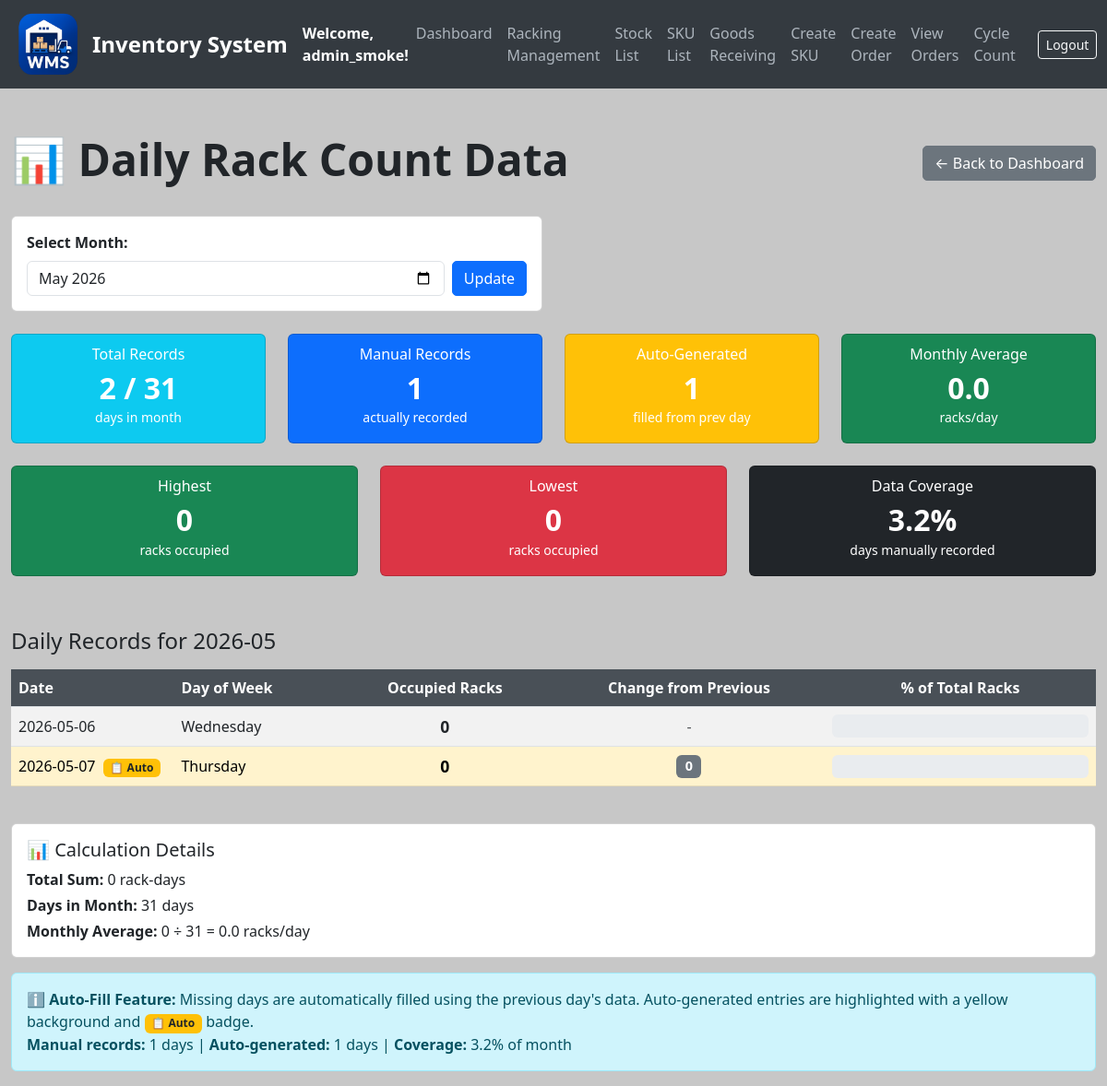
The app's page /daily-rack-count (signed in) with its own data.
### models.py (models this page shows, shortened)
class User(UserMixin, db.Model):
    __tablename__ = 'users'
    id = db.Column(db.Integer, primary_key=True)
    username = db.Column(db.String(80), unique=True, nullable=False)
    email = db.Column(db.String(120), unique=True, nullable=False)
    password = db.Column(db.String(200), nullable=False)
    date_created = db.Column(db.DateTime, default=get_local_time)
    last_login = db.Column(db.DateTime, nullable=True)
    is_active = db.Column(db.Boolean, default=True)
    is_approved = db.Column(db.Boolean, default=False)
    is_admin = db.Column(db.Boolean, default=False)
    plan = db.Column(db.String(20), default='basic')
    can_create_racking = db.Column(db.Boolean, default=False)
    can_create_stock = db.Column(db.Boolean, default=False)
    can_create_order = db.Column(db.Boolean, default=False)
    can_transfer_stock = db.Column(db.Boolean, default=False)
    can_transfer_batch = db.Column(db.Boolean, default=False)
    can_mass_transfer = db.Column(db.Boolean, default=False)
    can_bulk_transfer = db.Column(db.Boolean, default=False)
    can_add_sku = db.Column(db.Boolean, default=False)
    can_view_orders = db.Column(db.Boolean, default=False)  # ← new
    can_cycle_count = db.Column(db.Boolean, default=False)  # ← new

class DailyRackCount(db.Model):
    id = db.Column(db.Integer, primary_key=True)
    date = db.Column(db.Date, unique=True, nullable=False, default=date.today)
    occupied_racks = db.Column(db.Integer, nullable=False)

### app.py (the view, shortened to what this page needs)
@app.route('/daily-rack-count')
@premium_required
@login_required
def daily_rack_count():
    from datetime import timedelta
    import pytz
    selected_month_str = request.args.get('month', default=None)
    if selected_month_str:
        try:
            selected_month = datetime.strptime(selected_month_str, '%Y-%m')
        except ValueError:
            selected_month = datetime.now()
    else:
        selected_month = datetime.now()
    days_in_month = monthrange(selected_month.year, selected_month.month)[1]
    today = datetime.now(pytz.timezone('Asia/Kuala_Lumpur')).date()
    daily_rack_counts = (
        db.session.query(DailyRackCount)
        .filter(extract('month', DailyRackCount.date) == selected_month.month)
        .filter(extract('year', DailyRackCount.date) == selected_month.year)
        .order_by(DailyRackCount.date.asc())  # Oldest first
        .all()
    )
    existing_data = {}
    for record in daily_rack_counts:
        existing_data[record.date] = {
            'date': record.date,
            'occupied_racks': record.occupied_racks,
            'is_auto_generated': False
        }
    complete_records = []
    first_day = datetime(selected_month.year, selected_month.month, 1).date()
    last_day = datetime(selected_month.year, selected_month.month, days_in_month).date()
    if last_day > today:
        last_day = today
    current_date = first_day
    previous_value = None  # Track the previous day's value for auto-fill
    while current_date <= last_day:
        if current_date in existing_data:
            complete_records.append(existing_data[current_date])
            previous_value = existing_data[current_date]['occupied_racks']
        else:
            if previous_value is not None:
                complete_records.append({
                    'date': current_date,
                    'occupied_racks': previous_value,
                    'is_auto_generated': True
                })
        current_date += timedelta(days=1)
    if complete_records:
        max_occupied = max(r['occupied_racks'] for r in complete_records)
        min_occupied = min(r['occupied_racks'] for r in complete_records)
        total_records = len(complete_records)
        manual_records = sum(1 for r in complete_records if not r['is_auto_generated'])
        auto_records = sum(1 for r in complete_records if r['is_auto_generated'])
        total_occupied = sum(r['occupied_racks'] for r in complete_records)
        monthly_average = total_occupied / days_in_month if days_in_month else 0
    total_racks = Racking.query.count()
    return render_template(
        'daily_rack_count.html',
        daily_rack_counts=complete_records,  # Complete list with auto-filled days (up to today)
        selected_month=selected_month_str or selected_month.strftime('%Y-%m'),
        max_occupied=max_occupied,
        min_occupied=min_occupied,
        total_daily_records=total_records,
        manual_records=manual_records,  # Count of manual records
        auto_records=auto_records,  # Count of auto-generated records
        days_in_month=days_in_month,
        monthly_average=monthly_average,
        total_occupied=total_occupied,
        total_racks=total_racks
    )

### app.py (called while the page is built)
def premium_required(f):
    @wraps(f)
    def decorated_function(*args, **kwargs):
        if not current_user.is_authenticated:
            return redirect(url_for('login'))
        if current_user.is_admin:
            return f(*args, **kwargs)
        if current_user.plan != 'premium':
            flash('This feature requires a Premium plan.', 'warning')
            return redirect(url_for('dashboard'))
        return f(*args, **kwargs)
    return decorated_function

@login_manager.user_loader
def load_user(user_id):
    return db.session.get(User, int(user_id))

### templates/daily_rack_count.html (shortened to what this page needs)
{% extends "base.html" %}
{% block content %}
<div class="container mt-5">
    <div class="d-flex justify-content-between align-items-center mb-4">
        <h1>📊 Daily Rack Count Data</h1>
        <a href="/dashboard" class="btn btn-secondary">← Back to Dashboard</a>
    </div>
    <div class="row mb-4">
        <div class="col-md-6">
            <form method="GET" action="/daily-rack-count">
                <div class="card">
                    <div class="card-body">
                        <label for="month" class="form-label"><strong>Select Month:</strong></label>
                        <div class="d-flex gap-2">
                            <input type="month" id="month" name="month" class="form-control" value="{{ selected_month }}">
                            <button type="submit" class="btn btn-primary">Update</button>
                        </div>
                    </div>
                </div>
            </form>
        </div>
    </div>
    <div class="row mb-4">
        <div class="col-md-3">
            <div class="card text-white bg-info stat-card">
                <div class="card-body text-center">
                    <h6 class="card-subtitle mb-2">Total Records</h6>
                    <h2 class="card-title mb-0">{{ total_daily_records }} / {{ days_in_month }}</h2>
                    <small>days in month</small>
                </div>
            </div>
        </div>
        <div class="col-md-3">
            <div class="card text-white bg-primary stat-card">
                <div class="card-body text-center">
                    <h6 class="card-subtitle mb-2">Manual Records</h6>
                    <h2 class="card-title mb-0">{{ manual_records }}</h2>
                    <small>actually recorded</small>
                </div>
            </div>
        </div>
        <div class="col-md-3">
            <div class="card text-white bg-warning stat-card">
                <div class="card-body text-center">
                    <h6 class="card-subtitle mb-2">Auto-Generated</h6>
                    <h2 class="card-title mb-0">{{ auto_records }}</h2>
                    <small>filled from prev day</small>
                </div>
            </div>
        </div>
        <div class="col-md-3">
            <div class="card text-white bg-success stat-card">
                <div class="card-body text-center">
                    <h6 class="card-subtitle mb-2">Monthly Average</h6>
                    <h2 class="card-title mb-0">{{ monthly_average|round(2) }}</h2>
                    <small>racks/day</small>
                </div>
            </div>
        </div>
    </div>
    <div class="row mb-4">
        <div class="col-md-4">
            <div class="card text-white bg-success stat-card">
                <div class="card-body text-center">
                    <h6 class="card-subtitle mb-2">Highest</h6>
                    <h2 class="card-title mb-0">{{ max_occupied }}</h2>
                    <small>racks occupied</small>
                </div>
            </div>
        </div>
        <div class="col-md-4">
            <div class="card text-white bg-danger stat-card">
                <div class="card-body text-center">
                    <h6 class="card-subtitle mb-2">Lowest</h6>
                    <h2 class="card-title mb-0">{{ min_occupied }}</h2>
                    <small>racks occupied</small>
                </div>
            </div>
        </div>
        <div class="col-md-4">
            <div class="card text-white bg-dark stat-card">
                <div class="card-body text-center">
                    <h6 class="card-subtitle mb-2">Data Coverage</h6>
                    <h2 class="card-title mb-0">{{ ((manual_records / days_in_month) * 100)|round(1) }}%</h2>
                    <small>days manually recorded</small>
                </div>
            </div>
        </div>
    </div>
    <div class="table-responsive">
        <h4 class="mb-3">Daily Records for {{ selected_month }}</h4>
        <table class="table table-striped align-middle">
            <thead>
                <tr>
                    <th style="width: 15%;">Date</th>
                    <th style="width: 15%;">Day of Week</th>
                    <th style="width: 20%;" class="text-center">Occupied Racks</th>
                    <th style="width: 25%;" class="text-center">Change from Previous</th>
                    <th style="width: 25%;" class="text-center">% of Total Racks</th>
                </tr>
            </thead>
            <tbody>
                {% if daily_rack_counts %}
                    {% set prev_count = namespace(value=None) %}
                    {% for record in daily_rack_counts %}
                    <tr {% if record.is_auto_generated %}class="table-warning"{% endif %}>
                        <td>
                            {{ record.date.strftime('%Y-%m-%d') }}
                            {% if record.is_auto_generated %}
                                <span class="badge bg-warning text-dark ms-1" title="Auto-generated from previous day">📋 Auto</span>
                            {% endif %}
                        </td>
                        <td>{{ record.date.strftime('%A') }}</td>
                        <td class="text-center">
                            <strong style="font-size: 1.1rem;">{{ record.occupied_racks }}</strong>
                        </td>
                        <td class="text-center">
                            {% if prev_count.value is not none %}
                                {% set change = record.occupied_racks - prev_count.value %}
                                {% if change > 0 %}
                                    <span class="badge bg-success" style="font-size: 0.9rem;">+{{ change }}</span>
                                {% elif change < 0 %}
                                    <span class="badge bg-danger" style="font-size: 0.9rem;">{{ change }}</span>
                                {% else %}
                                    <span class="badge bg-secondary" style="font-size: 0.9rem;">0</span>
                                {% endif %}
                            {% else %}
                                <span class="text-muted">-</span>
                            {% endif %}
                            {% set prev_count.value = record.occupied_racks %}
                        </td>
                        <td class="text-center">
                            {% if total_racks > 0 %}
                                {% set percentage = (record.occupied_racks / total_racks) * 100 %}
                                <div class="progress" style="height: 25px;">
                                </div>
                            {% else %}
                                <span class="text-muted">N/A</span>
                            {% endif %}
                        </td>
                    </tr>
                    {% endfor %}
                {% endif %}
            </tbody>
        </table>
    </div>
    {% if daily_rack_counts %}
    <div class="card mt-4">
        <div class="card-body">
            <h5 class="card-title">📊 Calculation Details</h5>
            <p class="mb-1"><strong>Total Sum:</strong> {{ total_occupied }} rack-days</p>
            <p class="mb-1"><strong>Days in Month:</strong> {{ days_in_month }} days</p>
            <p class="mb-0"><strong>Monthly Average:</strong> {{ total_occupied }} ÷ {{ days_in_month }} = {{ monthly_average|round(2) }} racks/day</p>
        </div>
    </div>
    {% endif %}
    {% if auto_records > 0 %}
    <div class="alert alert-info mt-3">
        <strong>ℹ️ Auto-Fill Feature:</strong> Missing days are automatically filled using the previous day's data.
        Auto-generated entries are highlighted with a yellow background and <span class="badge bg-warning text-dark">📋 Auto</span> badge.
        <br>
        <strong>Manual records:</strong> {{ manual_records }} days |
        <strong>Auto-generated:</strong> {{ auto_records }} days |
        <strong>Coverage:</strong> {{ ((manual_records / days_in_month) * 100)|round(1) }}% of month
    </div>
    {% endif %}
</div>
{% endblock %}

### templates/base.html (shortened to what this page needs)
<!DOCTYPE html>
<html lang="en">
<head>
    <link href="https://cdn.jsdelivr.net/npm/bootstrap@5.3.0/dist/css/bootstrap.min.css" rel="stylesheet">
</head>
<body>
<nav class="navbar navbar-expand-lg navbar-dark">
    <div class="container-fluid">
        <img src="{{ url_for('static', filename='logo_.png') }}" alt="Logo" width="80" height="80" class="me-2">
        <a class="navbar-brand" href="/">Inventory System</a>
        <strong class="text-white">Welcome, {{ current_user.username }}!</strong>
        <div class="collapse navbar-collapse" id="navbarNav">
            <ul class="navbar-nav ms-auto">
                <li class="nav-item"><a class="nav-link" href="/dashboard">Dashboard</a></li>
                {% if current_user.is_admin or current_user.can_create_racking %}
                <li class="nav-item"><a class="nav-link" href="/create_racking">Racking Management</a></li>
                {% endif %}
                <li class="nav-item"><a class="nav-link" href="/stocks">Stock List</a></li>
                <li class="nav-item"><a class="nav-link" href="/sku-list">SKU List</a></li>
                {% if current_user.is_admin or current_user.can_create_stock %}
                <li class="nav-item"><a class="nav-link" href="/create-stock">Goods Receiving</a></li>
                {% endif %}
                {% if current_user.is_admin or current_user.can_add_sku %}
                <li class="nav-item"><a class="nav-link" href="/add-sku">Create SKU</a></li>
                {% endif %}
                {% if current_user.is_admin or current_user.can_create_order %}
                <li class="nav-item"><a class="nav-link" href="/create-order">Create Order</a></li>
                {% endif %}
                {% if current_user.is_admin or current_user.can_view_orders %}
                <li class="nav-item"><a class="nav-link" href="/orders">View Orders</a></li>
                {% endif %}
                {% if current_user.is_admin or current_user.can_cycle_count %}
                <li class="nav-item"><a class="nav-link" href="/cycle-count">Cycle Count</a></li>
                {% endif %}
            </ul>
            <form class="d-flex ms-3" action="{{ url_for('logout') }}" method="POST">
                <button class="btn btn-sm btn-outline-light" type="submit">Logout</button>
            </form>
        </div>
    </div>
</nav>
{% block content %}{% endblock %}
</body>
</html>

### records on screen
User: username "admin_smoke"
DailyRackCount: date "2026-05-06", date "Wednesday"

### other values on screen
{{ total_daily_records }} "2"
{{ days_in_month }} "31"
{{ manual_records }} "1"
{{ auto_records }} "1"
{{ monthly_average|round(2) }} "0.0"
{{ max_occupied }} "0"
{{ min_occupied }} "0"
{{ ((manual_records / days_in_month) * 100)|round(1) }} "3.2"
{{ selected_month }} "2026-05"
{{ record.occupied_racks }} "0" "0"
{{ record.date.strftime('%Y-%m-%d') }} "2026-05-07"
{{ record.date.strftime('%A') }} "Thursday"
{{ total_occupied }} "0"
